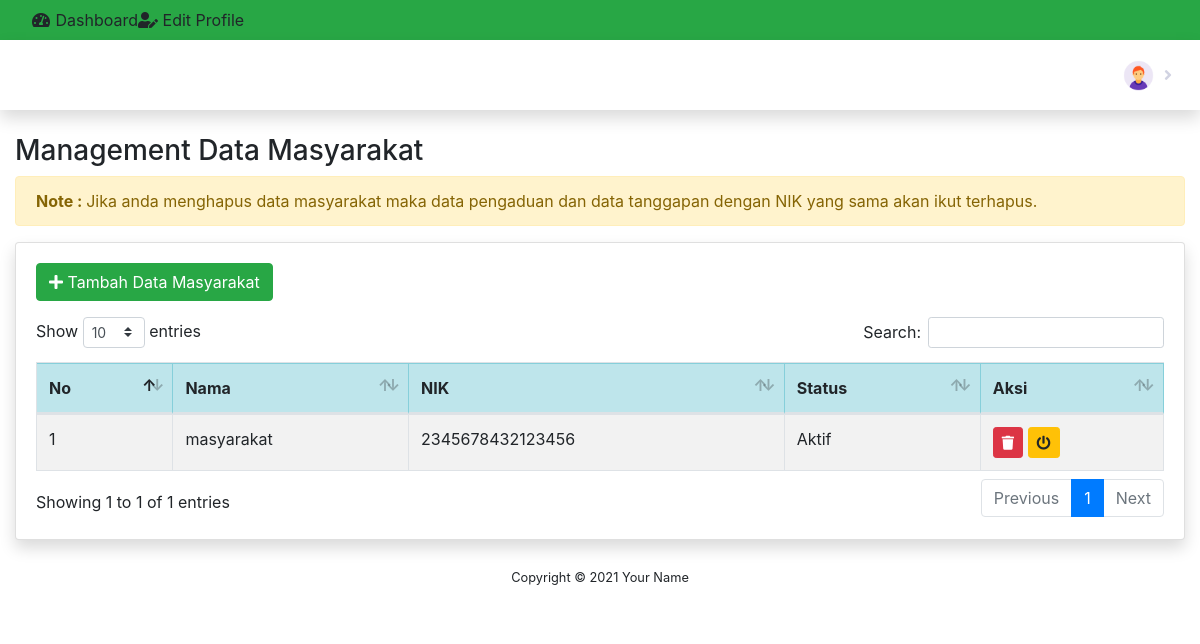
The page /index.php/boss/masyarakat on the database its author committed.
### tables this page shows
CREATE TABLE `masyarakat` (
  `nik` char(16) NOT NULL,
  `nama` varchar(35) NOT NULL,
  `username` varchar(25) NOT NULL,
  `password` varchar(32) NOT NULL,
  `telp` varchar(13) NOT NULL,
  `aktif` int(1) NOT NULL
);

### application/controllers/Boss.php (called while the page is built, shortened)
<?php
class Boss extends CI_Controller
{
	public function __construct(){
        $this->load->model('B_boss');
	}
	public function masyarakat()
	{
		$data['title'] = 'Management Data Masyarakat';
		$data['pengguna'] = $this->db->get_where('petugas', ['username' => $this->session->userdata('username')])->row_array();
		$data['masyarakat'] = $this->B_boss->getAllMasyarakat();
		$data['notif'] = $this->db->get('pengaduan')->result();
		$this->load->view('templates/header', $data);
		$this->load->view('templates/sidebar');
		$this->load->view('templates/topbar', $data);
		$this->load->view('boss/masyarakat/index', $data);
		$this->load->view('templates/footer');
	}
}

### index.php (called while the page is built, shortened)
<?php
require_once BASEPATH.'core/CodeIgniter.php';

### application/models/B_boss.php (called while the page is built, shortened)
<?php
class B_boss extends CI_Model
{
	public function getAllMasyarakat()
	{
		$this->db->order_by('nama', 'ASC');
		return $this->db->get('masyarakat')->result();
	}
}

### application/views/boss/masyarakat/index.php (the view)
    <div class="container-fluid">
    	<h3>Management Data Masyarakat</h3>
    	<div class="row">
    		<div class="col-lg-12">
<div class="alert alert-warning">
	<strong>Note : </strong> Jika anda menghapus data masyarakat maka data pengaduan dan data tanggapan dengan NIK yang sama akan ikut terhapus.
</div>
    			<div class="card shadow">
    				<div class="card-body">
		<a href="<?= base_url('boss/add_masyarakat'); ?>" class="btn btn-success mb-3"><i class="fa fa-plus"></i> Tambah Data Masyarakat</a>
    					<table class="table table-striped table-bordered" id="myTable">
    						<thead class="table-info">
    							<tr>
    								<th>No</th>
    								<th>Nama</th>
    								<th>NIK</th>
    								<th>Status</th>
    								<th>Aksi</th>
    							</tr>
    						</thead>
    						<tbody>
    							<?php
    							$i = 1;
    							foreach ($masyarakat as $m) { ?>
    								<tr>
    									<td><?= $i++; ?></td>
    									<td><?= $m->nama; ?></td>
    									<td><?= $m->nik; ?></td>
    									<td>
    										<?php if($m->aktif == 1):?>
    											Aktif
    											<?php else: ?>
    												Nonaktif
    											<?php endif; ?>
    										</td>
    										<td>
    											<a href="<?= base_url('boss/del_masyarakat/') . $m->nik; ?>" class="btn btn-danger btn-sm tombol-hapus"><i class="fa fa-trash"></i></a>
    											<?php if($m->aktif == 1): ?>
    												<a href="<?= base_url('boss/nonaktif_masyarakat/') . $m->nik; ?>" class="btn btn-warning btn-sm"><i class="fa fa-power-off"></i></a>
    												<?php else: ?>
    													<a href="<?= base_url('boss/aktif_masyarakat/') . $m->nik; ?>" class="btn btn-success btn-sm"><i class="fa fa-power-off"></i></a>
    												<?php endif; ?>
    											</td>
    										</tr>
    									<?php } ?>
    								</tbody>
    							</table>
    						</div>
    					</div>
    				</div>
    			</div>
    		</div>
    	</div>

### rows shown on the page
masyarakat: nama "masyarakat", nik "2345678432123456", aktif "Aktif"
